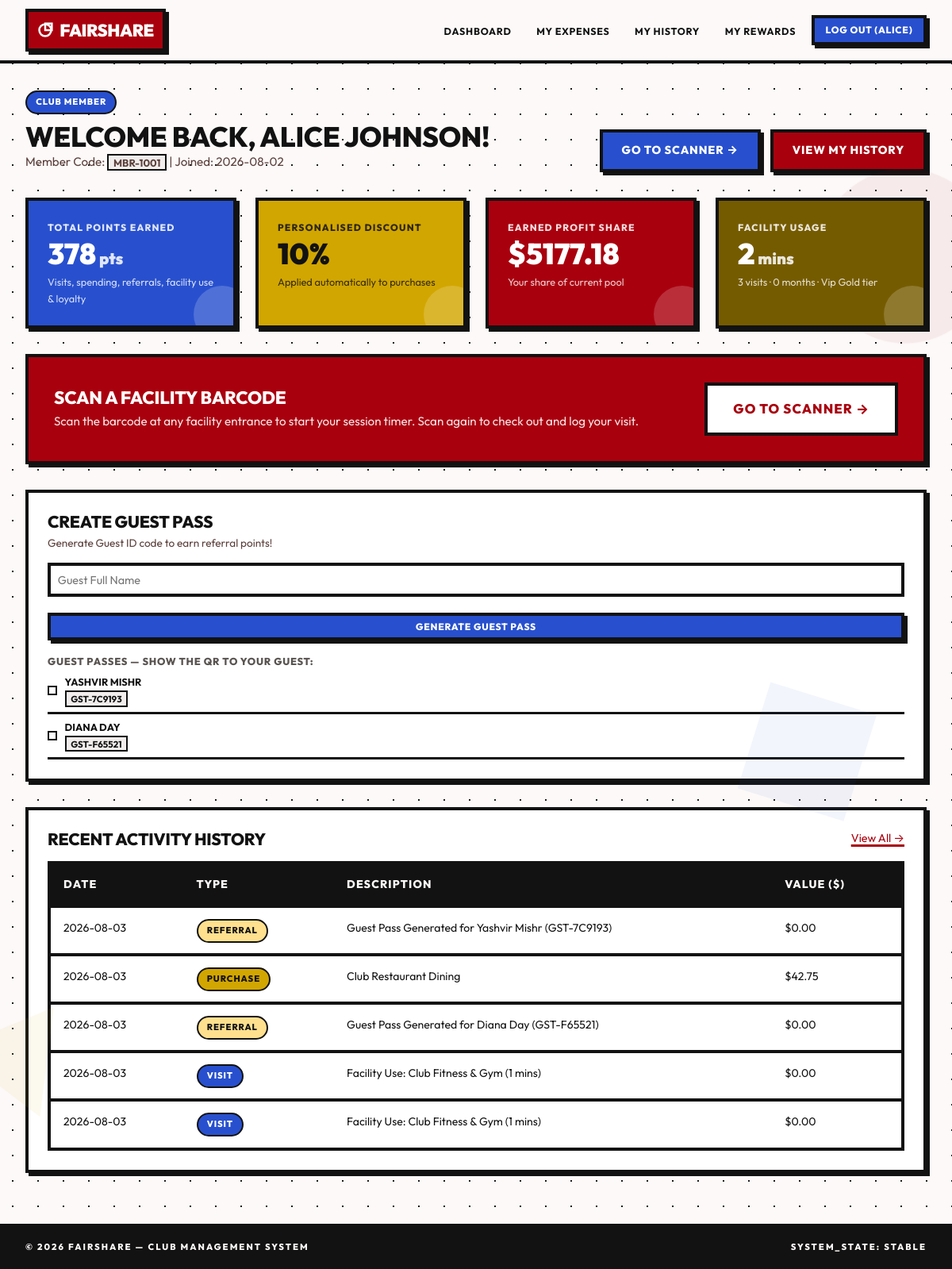
/member/dashboard (signed in), run on the app's committed database.
### tables this page shows
CREATE TABLE users (
            id INTEGER PRIMARY KEY AUTOINCREMENT,
            username TEXT UNIQUE NOT NULL,
            password_hash TEXT NOT NULL,
            role TEXT NOT NULL CHECK(role IN ('member', 'admin')),
            created_at TIMESTAMP DEFAULT CURRENT_TIMESTAMP
        );

CREATE TABLE members (
            id INTEGER PRIMARY KEY AUTOINCREMENT,
            user_id INTEGER UNIQUE NOT NULL,
            full_name TEXT NOT NULL,
            membership_type TEXT NOT NULL DEFAULT 'Standard',
            email TEXT NOT NULL,
            phone TEXT,
            member_code TEXT UNIQUE NOT NULL,
            join_date TIMESTAMP DEFAULT CURRENT_TIMESTAMP,
            FOREIGN KEY (user_id) REFERENCES users (id) ON DELETE CASCADE
        );

CREATE TABLE guest_ids (
            id INTEGER PRIMARY KEY AUTOINCREMENT,
            guest_code TEXT UNIQUE NOT NULL,
            guest_name TEXT NOT NULL,
            host_member_id INTEGER NOT NULL,
            created_at TIMESTAMP DEFAULT CURRENT_TIMESTAMP,
            FOREIGN KEY (host_member_id) REFERENCES members (id) ON DELETE CASCADE
        );

CREATE TABLE activities (
            id INTEGER PRIMARY KEY AUTOINCREMENT,
            member_id INTEGER NOT NULL,
            activity_type TEXT NOT NULL CHECK(activity_type IN ('visit', 'purchase', 'referral', 'facility')),
            service_name TEXT NOT NULL,
            transaction_value REAL DEFAULT 0.0,
            guest_count INTEGER DEFAULT 0,
            created_at TIMESTAMP DEFAULT CURRENT_TIMESTAMP,
            FOREIGN KEY (member_id) REFERENCES members (id) ON DELETE CASCADE
        );

### main.py (the view)
@app.route('/member/dashboard')
@login_required
def member_dashboard():
    conn = get_db()
    cursor = conn.cursor()
    cursor.execute("SELECT * FROM members WHERE user_id = ?", (session['user_id'],))
    member = cursor.fetchone()
    if not member:
        conn.close()
        flash('Member profile not found.', 'danger')
        return redirect(url_for('index'))
    rewards = EngagementEngine.update_member_rewards(member['id'])
    cursor.execute('''
        SELECT activity_type, service_name, transaction_value, guest_count, created_at
        FROM activities WHERE member_id = ? ORDER BY created_at DESC LIMIT 5
    ''', (member['id'],))
    recent_activities = cursor.fetchall()
    cursor.execute('''
        SELECT * FROM facility_checkins WHERE member_id = ? AND guest_id IS NULL AND status = 'active'
    ''', (member['id'],))
    active_checkin = cursor.fetchone()
    cursor.execute("SELECT * FROM guest_ids WHERE host_member_id = ? ORDER BY created_at DESC", (member['id'],))
    guests = cursor.fetchall()
    conn.close()
    return render_template('member/dashboard.html', member=member, rewards=rewards,
                           recent_activities=recent_activities, active_checkin=active_checkin, guests=guests)

### database.py (called while the page is built)
def get_db():
    db_path = Config.DATABASE
    os.makedirs(os.path.dirname(db_path), exist_ok=True)
    conn = sqlite3.connect(db_path)
    conn.row_factory = sqlite3.Row
    conn.execute("PRAGMA foreign_keys = ON;")
    return conn

### main.py (called while the page is built)
@app.after_request
def add_header(response):
    if app.debug:
        response.headers['Cache-Control'] = 'no-cache, no-store, must-revalidate'
    else:
        response.headers['Cache-Control'] = 'public, max-age=3600'
    return response

def login_required(f):
    @functools.wraps(f)
    def decorated_function(*args, **kwargs):
        if 'user_id' not in session:
            flash('Please log in to access this page.', 'warning')
            return redirect(url_for('login'))
        return f(*args, **kwargs)
    return decorated_function

@app.context_processor
def inject_user():
    user = None
    member = None
    guest = None
    if 'user_id' in session:
        conn = get_db()
        cursor = conn.cursor()
        cursor.execute("SELECT id, username, role FROM users WHERE id = ?", (session['user_id'],))
        user = cursor.fetchone()
        if user and user['role'] == 'member':
            cursor.execute("SELECT * FROM members WHERE user_id = ?", (user['id'],))
            member = cursor.fetchone()
        conn.close()
    if 'guest_id' in session:
        conn = get_db()
        cursor = conn.cursor()
        cursor.execute("SELECT id, guest_name, guest_code FROM guest_ids WHERE id = ?", (session['guest_id'],))
        guest = cursor.fetchone()
        conn.close()
    return dict(current_user=user, current_member=member, current_guest=guest)

### models.py (called while the page is built)
    @staticmethod
    def get_settings():
        conn = get_db()
        cursor = conn.cursor()
        cursor.execute("SELECT * FROM reward_settings ORDER BY id DESC LIMIT 1")
        settings = cursor.fetchone()
        conn.close()
        return settings

    @staticmethod
    def calculate_discount_band(score):
        if score >= 900:
            return 20.0
        elif score >= 500:
            return 15.0
        elif score >= 250:
            return 10.0
        elif score >= 100:
            return 5.0
        return 0.0

### templates/member/dashboard.html (shortened to what this page needs)
{% extends "base.html" %}
{% block content %}
<div style="display: flex; justify-content: space-between; align-items: flex-end; margin-bottom: 2rem;">
  <div>
    <span class="badge badge-blue" style="margin-bottom: 0.5rem;">Club Member</span>
    <h1 style="font-size: 2.2rem;">Welcome back, {{ member.full_name }}!</h1>
    <p style="color: var(--text-muted); font-size: 0.95rem;">Member Code: <code>{{ member.member_code }}</code> | Joined: {{ member.join_date[:10] }}</p>
  </div>
  <div style="display: flex; gap: 0.75rem;">
    <a href="{{ url_for('member_scan') }}" class="btn btn-secondary">Go to Scanner &rarr;</a>
    <a href="{{ url_for('member_activity') }}" class="btn btn-primary">View My History</a>
  </div>
</div>
<div class="grid grid-cols-4" style="margin-bottom: 2rem;">
  <div class="card stat-card blue">
    <span class="stat-label">Total Points Earned</span>
    <span class="stat-value">{{ "%.0f"|format(rewards.engagement_score) }}<span style="font-size: 0.55em; opacity: 0.85;"> pts</span></span>
    <span class="stat-desc">Visits, spending, referrals, facility use & loyalty</span>
  </div>
  <div class="card stat-card emerald">
    <span class="stat-label">Personalised Discount</span>
    <span class="stat-value">{{ "%.0f"|format(rewards.discount_percentage) }}%</span>
    <span class="stat-desc">Applied automatically to purchases</span>
  </div>
  <div class="card stat-card red">
    <span class="stat-label">Earned Profit Share</span>
    <span class="stat-value">${{ "%.2f"|format(rewards.earned_profit_share) }}</span>
    <span class="stat-desc">Your share of current pool</span>
  </div>
  <div class="card stat-card purple">
    <span class="stat-label">Facility Usage</span>
    <span class="stat-value">{{ rewards.details.facility_minutes }}<span style="font-size: 0.55em; opacity: 0.85;"> mins</span></span>
    <span class="stat-desc">{{ rewards.details.visit_count }} visits &middot; {{ rewards.details.loyalty_months }} months &middot; {{ rewards.details.membership_type }} tier</span>
  </div>
</div>
{% if active_checkin %}
  <div class="session-active" style="margin-bottom: 2rem; padding: 1.5rem;">
    <div style="display: flex; justify-content: space-between; align-items: center; flex-wrap: wrap; gap: 1rem;">
      <div>
        <span class="badge badge-emerald" style="margin-bottom: 0.5rem;">Session Active</span>
        <h3 style="margin: 0.25rem 0;">{{ active_checkin.facility_name }}</h3>
        <p style="color: var(--ink); font-size: 0.9rem;">Started at {{ active_checkin.check_in_time[11:16] }} — scan the same barcode again to check out.</p>
      </div>
      <a href="{{ url_for('member_scan') }}" class="btn btn-primary" style="padding: 1rem 2rem; font-size: 1rem;">Open Scanner &rarr;</a>
    </div>
  </div>
{% else %}
  <a href="{{ url_for('member_scan') }}" class="card card-red" style="display: block; text-decoration: none; padding: 2rem; margin-bottom: 2rem;">
    <div style="display: flex; justify-content: space-between; align-items: center; flex-wrap: wrap; gap: 1rem;">
      <div>
        <h3 style="font-size: 1.4rem; margin-bottom: 0.25rem;">Scan a Facility Barcode</h3>
        <p style="opacity: 0.9; font-size: 0.95rem;">Scan the barcode at any facility entrance to start your session timer. Scan again to check out and log your visit.</p>
      </div>
      <span class="btn" style="background: var(--on-primary); color: var(--primary); border-color: var(--border-glass); padding: 1rem 2rem; font-size: 1.05rem; white-space: nowrap;">Go to Scanner &rarr;</span>
    </div>
  </a>
{% endif %}
<div class="grid grid-cols-2" style="gap: 1.5rem; margin-bottom: 2rem;">
  <div class="card" style="grid-column: span 2;">
    <h3>Create Guest Pass</h3>
    <p style="color: var(--text-muted); font-size: 0.85rem; margin-top: 0.25rem; margin-bottom: 0.85rem;">Generate Guest ID code to earn referral points!</p>
    <form action="{{ url_for('member_guest_create') }}" method="POST">
      <div class="form-group">
        <input type="text" name="guest_name" class="form-control" placeholder="Guest Full Name" required style="font-size: 0.9rem; padding: 0.55rem;">
      </div>
      <button type="submit" class="btn btn-secondary btn-sm" style="width: 100%;">Generate Guest Pass</button>
    </form>
    {% if guests %}
      <div style="margin-top: 1rem; max-height: 170px; overflow-y: auto; font-size: 0.8rem;">
        <span style="color: var(--text-dim); font-weight: 800; text-transform: uppercase; letter-spacing: 0.06em;">Guest Passes — show the QR to your guest:</span>
        {% for g in guests[:3] %}
          <div style="display: flex; align-items: center; gap: 0.6rem; border-bottom: 3px solid var(--border-glass); padding: 0.4rem 0;">
            <div class="guest-pass-qr"><div data-qr="{{ g.guest_code }}" data-qr-width="52"></div></div>
            <div style="flex: 1;">
              <p style="font-weight: 700; text-transform: uppercase;">{{ g.guest_name }}</p>
              <code style="color: var(--ink); font-size: 0.72rem;">{{ g.guest_code }}</code>
            </div>
          </div>
        {% endfor %}
      </div>
    {% endif %}
  </div>
</div>
<div class="card">
  <div style="display: flex; justify-content: space-between; align-items: center; margin-bottom: 1rem;">
    <h3>Recent Activity History</h3>
    <a href="{{ url_for('member_activity') }}" class="u-link" style="font-size: 0.9rem;">View All &rarr;</a>
  </div>
  <div class="table-container">
    <table class="table">
      <thead>
        <tr>
          <th>Date</th>
          <th>Type</th>
          <th>Description</th>
          <th>Value ($)</th>
        </tr>
      </thead>
      <tbody>
        {% for act in recent_activities %}
          <tr>
            <td>{{ act.created_at[:10] }}</td>
            <td>
              {% if act.activity_type == 'visit' %}
                <span class="badge badge-blue">Visit</span>
              {% elif act.activity_type == 'purchase' %}
                <span class="badge badge-emerald">Purchase</span>
              {% elif act.activity_type == 'referral' %}
                <span class="badge badge-amber">Referral</span>
              {% else %}
                <span class="badge badge-purple">Facility</span>
              {% endif %}
            </td>
            <td>{{ act.service_name }}</td>
            <td>${{ "%.2f"|format(act.transaction_value) }}</td>
          </tr>
        {% else %}
          <tr>
            <td colspan="4" style="text-align: center; color: var(--text-muted);">No activity logged yet.</td>
          </tr>
        {% endfor %}
      </tbody>
    </table>
  </div>
</div>
{% endblock %}

### templates/base.html (shortened to what this page needs)
<!DOCTYPE html>
<html lang="en">
<head>
  <link rel="stylesheet" href="{{ url_for('static', filename='css/styles.css') }}?v=10">
</head>
<body>
  <nav class="navbar">
    <div class="navbar-container">
      <a href="{% if current_user %}{% if current_user.role == 'admin' %}{{ url_for('admin_dashboard') }}{% else %}{{ url_for('member_dashboard') }}{% endif %}{% else %}{{ url_for('index') }}{% endif %}" class="brand-logo">
        <svg width="20" height="20" viewBox="0 0 24 24" fill="none" stroke="currentColor" stroke-width="3" stroke-linecap="square">
          <circle cx="12" cy="12" r="9"></circle>
          <rect x="12" y="2" width="10" height="10"></rect>
        </svg>
        FairShare
      </a>
      <ul class="nav-links" id="nav-links">
        {% if current_user %}
          {% if current_user.role == 'admin' %}
            <li><a href="{{ url_for('admin_dashboard') }}" class="nav-link">Dashboard</a></li>
            <li><a href="{{ url_for('admin_members') }}" class="nav-link">Members</a></li>
            <li><a href="{{ url_for('admin_activity') }}" class="nav-link">Activity</a></li>
          {% else %}
            <li><a href="{{ url_for('member_dashboard') }}" class="nav-link">Dashboard</a></li>
            <li><a href="{{ url_for('member_expenses') }}" class="nav-link">My Expenses</a></li>
            <li><a href="{{ url_for('member_activity') }}" class="nav-link">My History</a></li>
            <li><a href="{{ url_for('member_rewards') }}" class="nav-link">My Rewards</a></li>
          {% endif %}
          <li><a href="{{ url_for('logout') }}" class="btn btn-secondary btn-sm">Log Out ({{ current_user.username }})</a></li>
        {% else %}
          <li><a href="{{ url_for('login') }}" class="btn btn-primary btn-sm">Log In</a></li>
        {% endif %}
      </ul>
    </div>
  </nav>
  <main class="main-content">
    {% block content %}{% endblock %}
  </main>
  <footer>
    <span>&copy; 2026 FairShare — Club Management System</span>
    <span>SYSTEM_STATE: STABLE</span>
  </footer>
</body>
</html>

### data on the page
users: username "ALICE"
members: full_name "ALICE JOHNSON", member_code "MBR-1001", join_date "2026-08-02", details.membership_type "Vip Gold"
guest_ids: guest_name "YASHVIR MISHR", guest_code "GST-7C9193"
guest_ids: guest_name "DIANA DAY", guest_code "GST-F65521"
activities: created_at "2026-08-03", activity_type "REFERRAL", service_name "Guest Pass Generated for Yashvir Mishr (GST-7C9193)", transaction_value "0.00"
activities: created_at "2026-08-03", activity_type "PURCHASE", service_name "Club Restaurant Dining", transaction_value "42.75"
activities: created_at "2026-08-03", activity_type "REFERRAL", service_name "Guest Pass Generated for Diana Day (GST-F65521)", transaction_value "0.00"
activities: created_at "2026-08-03", activity_type "VISIT", service_name "Facility Use: Club Fitness & Gym (1 mins)", transaction_value "0.00"
activities: created_at "2026-08-03", activity_type "VISIT", service_name "Facility Use: Club Fitness & Gym (1 mins)", transaction_value "0.00"

### other printed values
{{ "%.0f"|format(rewards.engagement_score) }} "378"
{{ "%.0f"|format(rewards.discount_percentage) }} "10"
{{ "%.2f"|format(rewards.earned_profit_share) }} "5177.18"
{{ rewards.details.facility_minutes }} "2"
{{ rewards.details.visit_count }} "3"
{{ rewards.details.loyalty_months }} "0"
